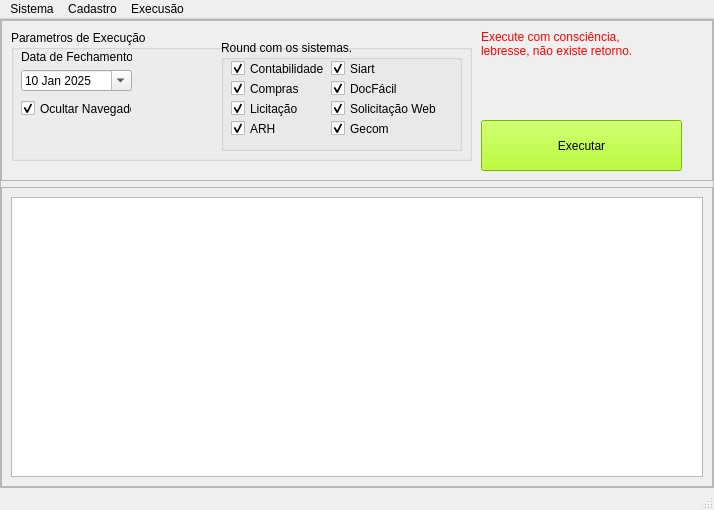
<?xml version="1.0" encoding="UTF-8"?>
<ui version="4.0">
 <class>MainWindow</class>
 <widget class="QMainWindow" name="MainWindow">
  <property name="geometry">
   <rect>
    <x>0</x>
    <y>0</y>
    <width>714</width>
    <height>510</height>
   </rect>
  </property>
  <property name="windowTitle">
   <string>MainWindow</string>
  </property>
  <widget class="QWidget" name="centralwidget">
   <layout class="QVBoxLayout" name="verticalLayout">
    <property name="spacing">
     <number>0</number>
    </property>
    <property name="leftMargin">
     <number>0</number>
    </property>
    <property name="topMargin">
     <number>0</number>
    </property>
    <property name="rightMargin">
     <number>0</number>
    </property>
    <property name="bottomMargin">
     <number>0</number>
    </property>
    <item>
     <widget class="QFrame" name="frame">
      <property name="frameShape">
       <enum>QFrame::StyledPanel</enum>
      </property>
      <property name="frameShadow">
       <enum>QFrame::Raised</enum>
      </property>
      <layout class="QVBoxLayout" name="verticalLayout_2">
       <property name="leftMargin">
        <number>0</number>
       </property>
       <property name="topMargin">
        <number>0</number>
       </property>
       <property name="rightMargin">
        <number>0</number>
       </property>
       <property name="bottomMargin">
        <number>0</number>
       </property>
       <item>
        <widget class="QFrame" name="frame_2">
         <property name="minimumSize">
          <size>
           <width>712</width>
           <height>161</height>
          </size>
         </property>
         <property name="maximumSize">
          <size>
           <width>16777215</width>
           <height>161</height>
          </size>
         </property>
         <property name="frameShape">
          <enum>QFrame::StyledPanel</enum>
         </property>
         <property name="frameShadow">
          <enum>QFrame::Raised</enum>
         </property>
         <widget class="QGroupBox" name="groupBox">
          <property name="geometry">
           <rect>
            <x>10</x>
            <y>10</y>
            <width>461</width>
            <height>131</height>
           </rect>
          </property>
          <property name="title">
           <string>Parametros de Execução</string>
          </property>
          <widget class="QGroupBox" name="groupBox_2">
           <property name="geometry">
            <rect>
             <x>210</x>
             <y>10</y>
             <width>241</width>
             <height>111</height>
            </rect>
           </property>
           <property name="title">
            <string>Round com os sistemas. </string>
           </property>
           <widget class="QCheckBox" name="check_sys_contabil">
            <property name="geometry">
             <rect>
              <x>10</x>
              <y>20</y>
              <width>111</width>
              <height>17</height>
             </rect>
            </property>
            <property name="text">
             <string>Contabilidade </string>
            </property>
            <property name="checked">
             <bool>true</bool>
            </property>
           </widget>
           <widget class="QCheckBox" name="check_sys_compras">
            <property name="geometry">
             <rect>
              <x>10</x>
              <y>40</y>
              <width>111</width>
              <height>17</height>
             </rect>
            </property>
            <property name="text">
             <string>Compras</string>
            </property>
            <property name="checked">
             <bool>true</bool>
            </property>
           </widget>
           <widget class="QCheckBox" name="check_sys_licitacao">
            <property name="geometry">
             <rect>
              <x>10</x>
              <y>60</y>
              <width>111</width>
              <height>17</height>
             </rect>
            </property>
            <property name="text">
             <string>Licitação</string>
            </property>
            <property name="checked">
             <bool>true</bool>
            </property>
           </widget>
           <widget class="QCheckBox" name="check_sys_arh">
            <property name="geometry">
             <rect>
              <x>10</x>
              <y>80</y>
              <width>111</width>
              <height>17</height>
             </rect>
            </property>
            <property name="text">
             <string>ARH</string>
            </property>
            <property name="checked">
             <bool>true</bool>
            </property>
           </widget>
           <widget class="QCheckBox" name="check_sys_solicitaoweb">
            <property name="geometry">
             <rect>
              <x>110</x>
              <y>60</y>
              <width>111</width>
              <height>17</height>
             </rect>
            </property>
            <property name="text">
             <string>Solicitação Web</string>
            </property>
            <property name="checked">
             <bool>true</bool>
            </property>
           </widget>
           <widget class="QCheckBox" name="check_sys_gecom">
            <property name="geometry">
             <rect>
              <x>110</x>
              <y>80</y>
              <width>111</width>
              <height>17</height>
             </rect>
            </property>
            <property name="text">
             <string>Gecom</string>
            </property>
            <property name="checked">
             <bool>true</bool>
            </property>
           </widget>
           <widget class="QCheckBox" name="check_sys_siart">
            <property name="geometry">
             <rect>
              <x>110</x>
              <y>20</y>
              <width>111</width>
              <height>17</height>
             </rect>
            </property>
            <property name="text">
             <string>Siart</string>
            </property>
            <property name="checked">
             <bool>true</bool>
            </property>
           </widget>
           <widget class="QCheckBox" name="check_sys_docfacil">
            <property name="geometry">
             <rect>
              <x>110</x>
              <y>40</y>
              <width>111</width>
              <height>17</height>
             </rect>
            </property>
            <property name="text">
             <string>DocFácil</string>
            </property>
            <property name="checked">
             <bool>true</bool>
            </property>
           </widget>
          </widget>
          <widget class="QCheckBox" name="check_param_browser">
           <property name="geometry">
            <rect>
             <x>10</x>
             <y>70</y>
             <width>111</width>
             <height>17</height>
            </rect>
           </property>
           <property name="text">
            <string>Ocultar Navegador</string>
           </property>
           <property name="checked">
            <bool>true</bool>
           </property>
          </widget>
          <widget class="QWidget" name="">
           <property name="geometry">
            <rect>
             <x>10</x>
             <y>20</y>
             <width>111</width>
             <height>41</height>
            </rect>
           </property>
           <layout class="QVBoxLayout" name="verticalLayout_4">
            <item>
             <widget class="QLabel" name="label_2">
              <property name="text">
               <string>Data de Fechamento</string>
              </property>
             </widget>
            </item>
            <item>
             <widget class="QDateEdit" name="date_execucao">
              <property name="wrapping">
               <bool>false</bool>
              </property>
              <property name="buttonSymbols">
               <enum>QAbstractSpinBox::UpDownArrows</enum>
              </property>
              <property name="accelerated">
               <bool>false</bool>
              </property>
              <property name="calendarPopup">
               <bool>true</bool>
              </property>
              <property name="date">
               <date>
                <year>2025</year>
                <month>1</month>
                <day>10</day>
               </date>
              </property>
             </widget>
            </item>
           </layout>
          </widget>
         </widget>
         <widget class="QLabel" name="label">
          <property name="geometry">
           <rect>
            <x>480</x>
            <y>10</y>
            <width>181</width>
            <height>91</height>
           </rect>
          </property>
          <property name="styleSheet">
           <string notr="true">font: 87 italic 16pt &quot;Segoe UI&quot;;
color: rgb(255, 0, 0);</string>
          </property>
          <property name="text">
           <string>Execute com consciência, lebresse, não existe retorno. </string>
          </property>
          <property name="alignment">
           <set>Qt::AlignLeading|Qt::AlignLeft|Qt::AlignTop</set>
          </property>
          <property name="wordWrap">
           <bool>true</bool>
          </property>
         </widget>
         <widget class="QPushButton" name="pushButton">
          <property name="geometry">
           <rect>
            <x>480</x>
            <y>100</y>
            <width>201</width>
            <height>51</height>
           </rect>
          </property>
          <property name="styleSheet">
           <string notr="true">background-color: rgb(170, 255, 0);</string>
          </property>
          <property name="text">
           <string>Executar</string>
          </property>
         </widget>
        </widget>
       </item>
       <item>
        <widget class="QFrame" name="frame_3">
         <property name="frameShape">
          <enum>QFrame::StyledPanel</enum>
         </property>
         <property name="frameShadow">
          <enum>QFrame::Raised</enum>
         </property>
         <layout class="QVBoxLayout" name="verticalLayout_3">
          <item>
           <widget class="QListView" name="listView"/>
          </item>
         </layout>
        </widget>
       </item>
      </layout>
     </widget>
    </item>
   </layout>
  </widget>
  <widget class="QMenuBar" name="menubar">
   <property name="geometry">
    <rect>
     <x>0</x>
     <y>0</y>
     <width>714</width>
     <height>21</height>
    </rect>
   </property>
   <widget class="QMenu" name="menuCadastro">
    <property name="title">
     <string>Cadastro</string>
    </property>
    <addaction name="actionRespostas"/>
   </widget>
   <widget class="QMenu" name="menuSistema">
    <property name="title">
     <string>Sistema</string>
    </property>
    <addaction name="actionConfigura_es"/>
   </widget>
   <widget class="QMenu" name="menuExecus_o">
    <property name="title">
     <string>Execusão</string>
    </property>
    <addaction name="actionLog_de_Execus_o"/>
   </widget>
   <addaction name="menuSistema"/>
   <addaction name="menuCadastro"/>
   <addaction name="menuExecus_o"/>
  </widget>
  <widget class="QStatusBar" name="statusbar"/>
  <action name="actionRespostas">
   <property name="text">
    <string>Respostas</string>
   </property>
  </action>
  <action name="actionSistemas">
   <property name="text">
    <string>Sistemas</string>
   </property>
  </action>
  <action name="actionConfigura_es">
   <property name="text">
    <string>Configurações</string>
   </property>
  </action>
  <action name="actionLog_de_Execus_o">
   <property name="text">
    <string>Log de Execusão</string>
   </property>
  </action>
 </widget>
 <resources/>
 <connections/>
</ui>
